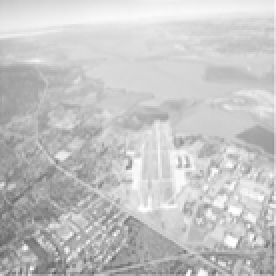
#> input picture TestImageLaw.png, 138 x 138 px (shown 2 times larger)
$ jupyter execute --allow-errors SpatialImageEnchacement.ipynb   (shell and % lines are left out)
#> lines starting #> are read from the running program, lines starting #| are printed output that depends on the picture
#> further down, imgLaw is the input picture: shape (138, 138, 4) float32; mean R, G, B, A 0.773, 0.773, 0.773, 1
[cell 1]
import numpy as np
import matplotlib.pyplot as plt
import math

#Image Negative
def convertRGBToGrayLevel(img):
    Red = img[:,:,0]
    Green = img[:,:,1]
    Blue = img[:,:,2]
    grayLevel = 0.21 * Red + 0.71 * Green + 0.07 * Blue
    arrayGrayLevel = np.uint8(grayLevel*255)
    return (arrayGrayLevel)

def negative(img):
    L = np.max(img)
    neg = L - img
    return neg

#> (the rest of this cell did not finish here and is left out)

[cell 2]
#Log Transformations
def logTransformations(img, c):
    img = img / 255
    S = c * np.log(1 + img)
    S = np.uint8(S*255)
    return S

#> (the rest of this cell did not finish here and is left out)

[cell 3]
#Power Law Transformations
def powerLawTransformation(img, c, y):
#> called with c = 1, y = 3
    img = img/255
    hasil = c * (np.power(img,y))
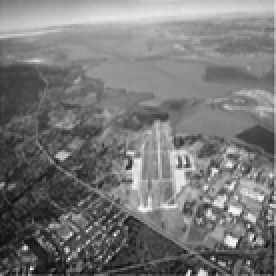
#> hasil: shape (138, 138) float64 (shown 2 times larger); min 0.0411, max 0.965, mean 0.471
    return hasil

imgLaw = plt.imread("TestImageLaw.png")
gray = convertRGBToGrayLevel(imgLaw)
plt.imshow(gray, cmap = plt.get_cmap('gray'))
plt.title("Original Image")
plt.show()

imgPowLaw = powerLawTransformation(gray, 1, 3)
plt.imshow(imgPowLaw, cmap = plt.get_cmap('gray'))
plt.title("Gamma = 3")
plt.show()

#> (a cell that did not finish here is left out)

[cell 5]
def bitPlane(img,plane):
    plane = 7 - plane
    [x,y] = np.shape(img)
    a = np.zeros((x,y))
    l = list()

    for i in img:
        l.append(list(map(lambda x: 0 if np.unpackbits(x)[plane] == 0 else 255, i)))

    a = np.array(l);
    return a

def rgb2Gray(img):
    r = img[:,:,0]
    g = img[:,:,1]
    b = img[:,:,2]
    gray = 0.21 * r + 0.71 * g + 0.07 *b
    return np.uint8(gray*255);

#> (the rest of this cell did not finish here and is left out)

[cell 6]
#Substraction
img1 = plt.imread("dataset1.jpeg")
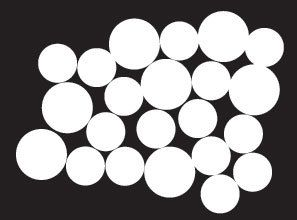
#> input picture dataset1.jpeg, 297 x 220 px
#> img1 is the input picture: shape (220, 297, 3); mean R, G, B 142.7, 140.8, 141.3
plt.imshow(img1)
plt.title("First Image")
plt.show()

img2 = plt.imread("dataset2.jpeg")
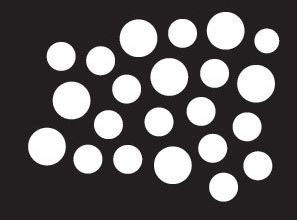
#> input picture dataset2.jpeg, 297 x 220 px
#> img2 is the input picture: shape (220, 297, 3); mean R, G, B 93.5, 90.6, 91.4
plt.imshow(img2)
plt.title("Second Image")
plt.show()

imgSubstraction = np.subtract(img1, img2)
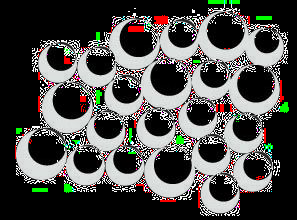
#> imgSubstraction: shape (220, 297, 3); mean R, G, B 77.5, 77.1, 74.4
plt.imshow(imgSubstraction, cmap = plt.get_cmap('gray'))
plt.title("Setelah dilakukan substraction")
plt.show()
